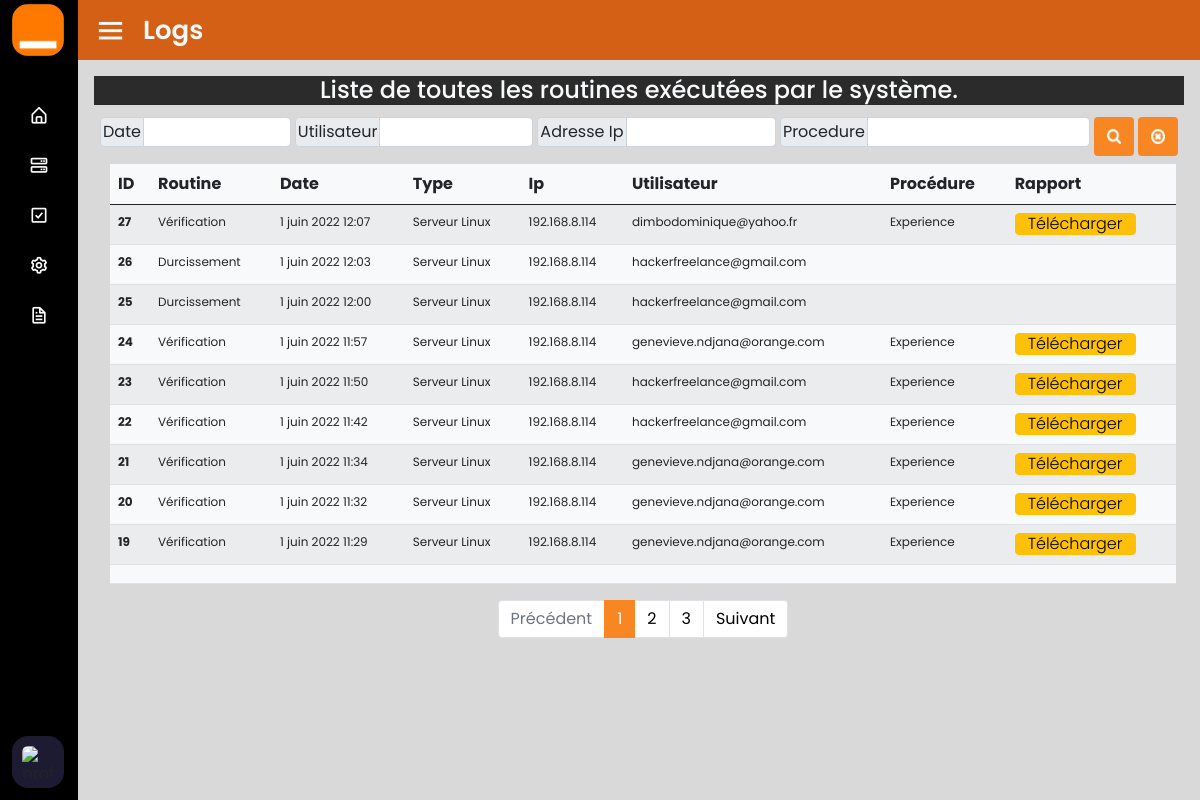
/log/listelog/, run on the app's committed database.
### log/models.py (models this page shows)
class Log(models.Model):
    routine = models.CharField(max_length=100, null=True)
    date = models.DateTimeField(auto_now_add=True, null=True)
    type = models.CharField(max_length=100, null=True)
    ip = models.CharField(max_length=500, null=True)
    user = models.CharField(max_length=500, null=True)
    procedure = models.CharField(max_length=10000, null=True)
    rapport = models.CharField(max_length=1000, null=True)

### log/views.py (the view)
# urls.py: path('listelog/', views.liste_log, name='liste-log'),
def liste_log(request):
    logs = Log.objects.all()
    logs = logs.order_by('-id')
    context = {"logs": logs}
    return render(request, 'log/gestion_des_logs.html', context)

### templates/log/gestion_des_logs.html (shortened to what this page needs)
{% extends 'main.html' %}
{% load static %}
{% block contenu %}
<section class="home-section voile h-100">
    <div class="home-content bg-orange">
        <i class='bx bx-menu text-light'></i>
        <span class="text-center text-light text">Logs</span>
    </div>
    <div class="pt-3 ps-3 pe-3">
        <h4 class="text-center bg-dark text-light h-10">
            Liste de toutes les routines exécutées par le système.
        </h4>
        <div class="equipements">
            <div class="ms-1 row w-100" style="font-family:Arial, Helvetica, sans-serif">
                <div class="col-md-12" style="padding:0px; padding-left: 0.5em; position:relative; left: -10px;">
                    <form class="flex mt-1 fw-bolder">
                    <div class="input-group ms-1 mb-1 w-40">
                      <span class="input-group-text" style="height:30px; padding:2px">Date</span>
                        <input type="text" class="form-control w-15"
                               style="height:30px; padding-left:2px;" id="dateR"
                               aria-label="Username" aria-describedby="basi1"/>
                    </div>
                    <div class="input-group ms-1 mb-1 w-50">
                      <span class="input-group-text" style="height:30px; padding:2px">Utilisateur</span>
                        <input type="text" class="form-control w-15"
                               style="height:30px; padding-left:2px;" id="userR"
                               aria-label="Username" aria-describedby="basi1"/>
                    </div>
                    <div class="input-group ms-1 mb-1 w-50">
                        <span class="input-group-text" style="height:30px; padding:2px">Adresse Ip</span>
                        <input type="text" class="form-control" style="height:30px; padding-left:2px;"
                               id="ipR" aria-label="Username" aria-describedby="basi1"/>
                    </div>
                        <div class="input-group ms-1 mb-1 w-65">
                        <span class="input-group-text" style="height:30px; padding:2px">Procedure</span>
                        <input type="text" class="form-control" style="height:30px; padding-left:2px;"
                               id="procedureR" aria-label="Username" aria-describedby="basi1"/>
                    </div>
                    <button type="submit"
                            class="btn btn-orange ms-1 rechercherlogs"><img
                            src="{% static 'images/rech.png' %}" width="14px" height="15px" alt=""></button>
                    <button type="submit"
                            class="btn btn-orange ms-1 voirListeLogs"><img
                            src="{% static 'images/remove.png' %}"
                            width="14px" height="15px" alt=""></button>
                </form>
                </div>
                <div class="col-md-12 h-85">
                    <table id="tableau" height="420px" class="table table-striped bg-light mt-2">
                        <thead>
                        <tr height="40px">
                            <th scope="col">ID</th>
                            <th scope="col">Routine</th>
                            <th scope="col">Date</th>
                            <th scope="col">Type</th>
                            <th scope="col">Ip</th>
                            <th scope="col">Utilisateur</th>
                            <th scope="col">Procédure</th>
                            <th scope="col">Rapport</th>
                        </tr>
                        </thead>
                        <tbody id="contenu-table" class="liste-logs" style="font-size:12px">
                        {% for log in logs %}
                        <tr height="40px">
                            <th scope="row">{{log.id}}</th>
                            <td>{{log.routine}}</td>
                            <td>{{log.date}}</td>
                            <td>{{log.type}}</td>
                            <td>{{log.ip}}</td>
                            <td>{{log.user}}</td>
                            <td>{{log.procedure}}</td>
                            <td>
                                <span class="flex mt-0">
                                {% if log.rapport != "" %}
                                        <button class="btn-table btn-warning telecharger" width="14px" height="15px" name="{{log.rapport}}"> Télécharger </button>
                                {% endif %}
                                </span>
                            </td>
                        </tr>
                        {% endfor %}
                        <tr>
                            <th scope="row"></th>
                            <td></td>
                            <td></td>
                            <td></td>
                            <td></td>
                            <td></td>
                            <td></td>
                            <td></td>
                        </tr>
                        </tbody>
                    </table>
                    <ul class="col-md-12 h-auto d-flex justify-content-center pagination " style="height: 0%;">
                    </ul>
                </div>
            </div>
        </div>
    </div>
</section>
{% endblock %}

### templates/main.html (shortened to what this page needs)
{% load static %}
<!DOCTYPE html>
<html lang="fr" dir="ltr">
<head>
    <link rel="stylesheet" href="{% static 'style/style.css' %}">
    <link rel="stylesheet" href="{% static 'style/bootstrap.css' %}">
    <link rel="stylesheet" href="{% static 'style/styleHome.css' %}">
    <link href='https://unpkg.com/boxicons@2.0.7/css/boxicons.min.css' rel='stylesheet'>
</head>
<body>
{% include 'base/navbar.html' %}
{% block contenu %}
{% endblock %}
</body>
</html>

### templates/base/navbar.html (shortened to what this page needs)
{% load static %}
<div class="sidebar close">
    <div class="logo-details">
        <div class="logo">
            <img src="{% static 'images/logodorange.png' %}" alt="">
        </div>
    </div>
    <ul class="nav-links">
        <li>
            <a href="{% url 'bord' %}">
                <i class='bx bx-home-alt icon'></i>
            </a>
        </li>
        <li>
            <a href="{% url 'liste-procedure' %}">
                <i class='bx bx-server'></i>
            </a>
        </li>
        <li>
            <a href="{% url 'verifications_controle' %}">
                <i class='bx bx-check-square'></i>
            </a>
        </li>
        <li>
            <div class="iocn-link">
                <a href="{% url 'liste_contrôles' %}">
                    <i class='bx bx-cog'></i>
                </a>
            </div>
        </li>
        <li>
            <a href="{% url 'liste-log' %}">
                <i class='bx bx-file'></i>
            </a>
        </li>
        <li>
            <div class="profile-details">
                <div class="profile-content">
                    <img src="{% static 'images/profile.jpg' %}" alt="profileImg">
                </div>
            </div>
        </li>
    </ul>
</div>

### static/style/style.css (style rules this page uses)
* { margin: 0; padding: 0; box-sizing: border-box; font-family: 'Poppins', sans-serif; }
body { background-color: rgba(0, 0, 0,0.15) !important; }
.sidebar { position: fixed; top: 0; left: 0; height: 100%; width: 260px; background: black; z-index: 100; transition: all 0.5s ease; }
.sidebar.close { width: 78px; }
.sidebar .logo-details { height: 60px; width: 100%; display: flex; align-items: center; }
.sidebar .nav-links { height: 100%; padding: 30px 0 150px 0; overflow: auto; }
.sidebar.close .nav-links { overflow: visible; }
.sidebar .nav-links li { position: relative; list-style: none; transition: all 0.4s ease; }
.sidebar .nav-links li .iocn-link { display: flex; align-items: center; justify-content: space-between; }
.sidebar.close .nav-links li .iocn-link { display: block }
.sidebar .nav-links li i { height: 50px; min-width: 78px; text-align: center; line-height: 50px; color: #fff; font-size: 20px; cursor: pointer; transition: all 0.3s ease; }
.sidebar .nav-links li a { display: flex; align-items: center; text-decoration: none; }
.sidebar .profile-details { position: fixed; bottom: 0; width: 260px; display: flex; align-items: center; justify-content: space-between; background: black; padding: 12px 0; transition: all 0.5s ease; }
.sidebar.close .profile-details { background: none; }
.sidebar.close .profile-details { width: 78px; }
.sidebar .profile-details .profile-content { display: flex; align-items: center; }
.sidebar .profile-details img { height: 52px; width: 52px; object-fit: cover; border-radius: 16px; margin: 0 14px 0 12px; background: #1d1b31; transition: all 0.5s ease; }
.sidebar.close .profile-details img { padding: 10px; }
.home-section { position: relative; background: white; height: 100vh; left: 260px; width: calc(100% - 260px); transition: all 0.5s ease; }
.sidebar.close ~ .home-section { left: 78px; width: calc(100% - 78px); }
.home-section .home-content { height: 60px; display: flex; align-items: center; }
.home-section .home-content .bx-menu, .home-section .home-content .text { color: black; font-size: 35px; }
.home-section .home-content .bx-menu { margin: 0 15px; cursor: pointer; }
.home-section .home-content .text { font-size: 26px; font-weight: 600; }
.sidebar .logo-details img { height: 52px; width: 52px; object-fit: cover; border-radius: 16px; margin: 0 14px 0 12px; background: #1d1b31; transition: all 0.5s ease; }
.bg-orange { background-color: rgba(211, 84, 0,.9) !important; }
.btn-orange { background-color: rgb(248, 134, 34)!important; }
.voile { background-color: rgba(0, 0, 0,0); }
.btn-table { display: inline-block; font-weight: 300; line-height: 0.5; color: #212529; text-align: center; text-decoration: none; vertical-align: middle; cursor: pointer; -webkit-user-select: none; -moz-user-select: none; user-select: none; background-color: transparent; border: 1px solid transparent; padding: 0.375rem 0.75rem; font-size: 1rem; border-radius: 0.25rem; transition: color 0.15s ease-in-out, background-color 0.15s ease-in-out, border-color 0.15s ease-in-out, box-shadow 0.15s ease-in-out; }
.flex { display: flex; }

### data on the page
Log: id "27", routine "Vérification", date "1 juin 2022 12:07", type "Serveur Linux", ip "192.168.8.114", user "dimbodominique@yahoo.fr", procedure "Experience"
Log: id "26", routine "Durcissement", date "1 juin 2022 12:03", type "Serveur Linux", ip "192.168.8.114", user "hackerfreelance@gmail.com"
Log: id "25", routine "Durcissement", date "1 juin 2022 12:00", type "Serveur Linux", ip "192.168.8.114", user "hackerfreelance@gmail.com"
Log: id "24", routine "Vérification", date "1 juin 2022 11:57", type "Serveur Linux", ip "192.168.8.114", user "genevieve.ndjana@orange.com", procedure "Experience"
Log: id "23", routine "Vérification", date "1 juin 2022 11:50", type "Serveur Linux", ip "192.168.8.114", user "hackerfreelance@gmail.com", procedure "Experience"
Log: id "22", routine "Vérification", date "1 juin 2022 11:42", type "Serveur Linux", ip "192.168.8.114", user "hackerfreelance@gmail.com", procedure "Experience"
Log: id "21", routine "Vérification", date "1 juin 2022 11:34", type "Serveur Linux", ip "192.168.8.114", user "genevieve.ndjana@orange.com", procedure "Experience"
Log: id "20", routine "Vérification", date "1 juin 2022 11:32", type "Serveur Linux", ip "192.168.8.114", user "genevieve.ndjana@orange.com", procedure "Experience"
Log: id "19", routine "Vérification", date "1 juin 2022 11:29", type "Serveur Linux", ip "192.168.8.114", user "genevieve.ndjana@orange.com", procedure "Experience"
